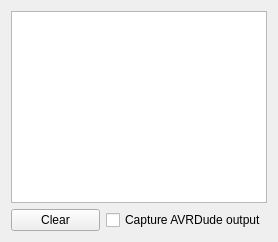
       <widget class="QWidget" name="tabAVRDudeOutput">
        <attribute name="icon">
         <iconset resource="icons/icons.qrc">
          <normaloff>:/utilities-terminal.svg</normaloff>:/utilities-terminal.svg</iconset>
        </attribute>
        <attribute name="title">
         <string>AVRDude output</string>
        </attribute>
        <layout class="QGridLayout" name="gridLayout_4">
         <item row="0" column="0" colspan="2">
          <widget class="QTextEdit" name="textEditAvrDudeOutPut">
           <property name="overwriteMode">
            <bool>true</bool>
           </property>
           <property name="textInteractionFlags">
            <set>Qt::TextSelectableByKeyboard|Qt::TextSelectableByMouse</set>
           </property>
          </widget>
         </item>
         <item row="1" column="1">
          <widget class="QCheckBox" name="checkBoxShowAvrDudeOutput">
           <property name="text">
            <string>Capture AVRDude output</string>
           </property>
          </widget>
         </item>
         <item row="1" column="0">
          <widget class="QPushButton" name="pushButtonClearAvrDudeOutput">
           <property name="text">
            <string>Clear</string>
           </property>
           <property name="icon">
            <iconset resource="icons/icons.qrc">
             <normaloff>:/edit-clear.svg</normaloff>:/edit-clear.svg</iconset>
           </property>
           <property name="iconSize">
            <size>
             <width>14</width>
             <height>14</height>
            </size>
           </property>
          </widget>
         </item>
        </layout>
       </widget>
